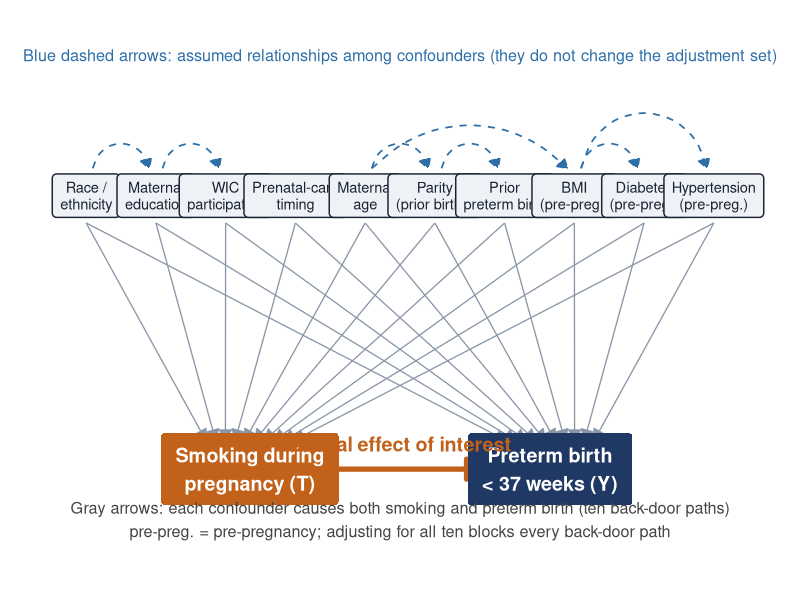

The R source for this figure:
###############################################################################
## 06_draw_dag.R
## Draws the causal diagram (DAG) used to choose the adjustment set.
##
## Output : figures/fig_dag.png
## HOW TO RUN:  Rscript 06_draw_dag.R      (a few seconds; needs only ggplot2)
##
## READING THE DIAGRAM
##   * Smoking in pregnancy (T) -> Preterm birth (Y) is the causal effect we want.
##   * Each of the ten confounders has one arrow into T and one arrow into Y.
##     That gives ten "back-door" paths  T <- X -> Y  (gray arrows).
##   * Blue dashed arrows are assumed relationships AMONG the confounders. They do
##     not change which variables must be adjusted for (see Section 3 of the paper):
##     every confounder is a direct parent of both T and Y, so conditioning on all
##     ten blocks every back-door path, whatever the arrows among them.
##   * Insurance type is deliberately NOT in the diagram (see the paper).
###############################################################################

set.seed(1234)
suppressPackageStartupMessages(library(ggplot2))
dir.create("figures", showWarnings = FALSE)

NAVY <- "#1F3864"; ORANGE <- "#C1611A"; GRAY <- "#8A97A8"; STEEL <- "#2F6FA8"

## Left-to-right order chosen so that related confounders sit next to each other
conf <- data.frame(
  id    = c("race", "educ", "wic", "pnc", "age", "parity", "ppt", "bmi", "diab", "hyp"),
  label = c("Race /\nethnicity", "Maternal\neducation", "WIC\nparticipation", "Prenatal-care\ntiming",
            "Maternal\nage", "Parity\n(prior births)", "Prior\npreterm birth", "BMI\n(pre-preg.)",
            "Diabetes\n(pre-preg.)", "Hypertension\n(pre-preg.)"),
  stringsAsFactors = FALSE)
conf$x <- seq(1, by = 1.58, length.out = nrow(conf))
conf$y <- 5

T_node <- data.frame(label = "Smoking during\npregnancy (T)", x = mean(conf$x) - 3.4, y = 1.2)
Y_node <- data.frame(label = "Preterm birth\n< 37 weeks (Y)", x = mean(conf$x) + 3.4, y = 1.2)

## Arrows: every confounder -> T and -> Y. Arrow tips are spread along the top edge of the
## T and Y boxes so that the ten arrows can be told apart.
spread <- seq(-1.0, 1.0, length.out = nrow(conf))
arr_T <- data.frame(x = conf$x, y = 4.62, xend = T_node$x + spread, yend = T_node$y + 0.40)
arr_Y <- data.frame(x = conf$x, y = 4.62, xend = Y_node$x + spread, yend = Y_node$y + 0.40)

## Assumed arrows among confounders (from, to)
inter <- data.frame(from = c("race", "educ", "age", "age", "parity", "bmi", "bmi"),
                    to   = c("educ", "wic", "parity", "bmi", "ppt", "diab", "hyp"))
inter$x    <- conf$x[match(inter$from, conf$id)] + 0.15
inter$xend <- conf$x[match(inter$to,   conf$id)] - 0.15
inter$y    <- 5.38;  inter$yend <- 5.38

p <- ggplot() +
  geom_segment(data = arr_T, aes(x, y, xend = xend, yend = yend), colour = GRAY, linewidth = 0.45,
               arrow = arrow(length = unit(0.12, "inches"), type = "closed")) +
  geom_segment(data = arr_Y, aes(x, y, xend = xend, yend = yend), colour = GRAY, linewidth = 0.45,
               arrow = arrow(length = unit(0.12, "inches"), type = "closed")) +
  geom_curve(data = inter[inter$from != "age" | inter$to != "bmi", ],
             aes(x, y, xend = xend, yend = yend), curvature = -0.9, colour = STEEL, linewidth = 0.6,
             linetype = "dashed", arrow = arrow(length = unit(0.11, "inches"), type = "closed")) +
  geom_curve(data = inter[inter$from == "age" & inter$to == "bmi", ],
             aes(x, y, xend = xend, yend = yend), curvature = -0.45, colour = STEEL, linewidth = 0.6,
             linetype = "dashed", arrow = arrow(length = unit(0.11, "inches"), type = "closed")) +
  geom_segment(aes(x = T_node$x + 1.5, y = T_node$y, xend = Y_node$x - 1.5, yend = Y_node$y),
               colour = ORANGE, linewidth = 1.8, arrow = arrow(length = unit(0.2, "inches"), type = "closed")) +
  geom_label(data = conf, aes(x, y, label = label), fill = "#EEF2F7", colour = "#1A2233",
             label.size = 0.5, label.r = unit(0.25, "lines"), size = 3.7, lineheight = 0.95,
             label.padding = unit(0.45, "lines")) +
  geom_label(data = T_node, aes(x, y, label = label), fill = ORANGE, colour = "white", fontface = "bold",
             size = 5.0, label.size = 0, label.padding = unit(0.6, "lines")) +
  geom_label(data = Y_node, aes(x, y, label = label), fill = NAVY, colour = "white", fontface = "bold",
             size = 5.0, label.size = 0, label.padding = unit(0.6, "lines")) +
  annotate("text", x = mean(conf$x), y = 1.55, label = "Causal effect of interest", colour = ORANGE,
           fontface = "bold", size = 5) +
  annotate("text", x = mean(conf$x), y = 0.5, size = 4.1, colour = "#444444",
           label = "Gray arrows: each confounder causes both smoking and preterm birth (ten back-door paths)\npre-preg. = pre-pregnancy; adjusting for all ten blocks every back-door path") +
  annotate("text", x = mean(conf$x), y = 6.95, size = 4.1, colour = STEEL,
           label = "Blue dashed arrows: assumed relationships among confounders (they do not change the adjustment set)") +
  coord_cartesian(xlim = c(min(conf$x) - 0.9, max(conf$x) + 0.9), ylim = c(-0.1, 7.2)) +
  theme_void() + theme(plot.margin = margin(8, 8, 8, 8), plot.background = element_rect(fill = "white", colour = NA))

ggsave("figures/fig_dag.png", p, width = 14.5, height = 6.6, dpi = 200)
cat("Saved figures/fig_dag.png\n")
